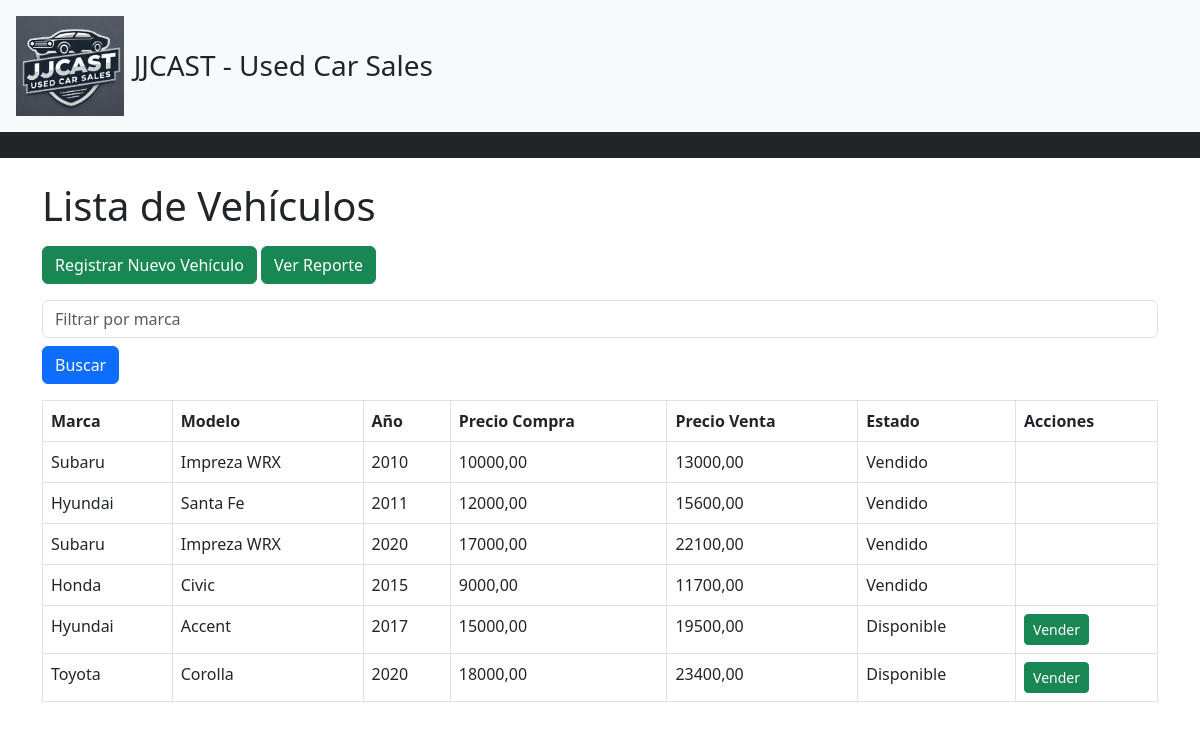
The page / on the database its author committed.
### inventario/models.py (models this page shows, shortened)
class Vehiculo(models.Model):
    ESTADO_CHOICES = [
        ('Disponible', 'Disponible'),
        ('Vendido', 'Vendido')
    ]
    marca = models.CharField(max_length=50)
    modelo = models.CharField(max_length=50)
    anio = models.IntegerField()
    precio_compra = models.DecimalField(max_digits=10, decimal_places=2)
    precio_venta = models.DecimalField(max_digits=10, decimal_places=2, blank=True, null=True)
    estado = models.CharField(max_length=20, choices=ESTADO_CHOICES, default='Disponible')

### inventario/views.py (the view)
# urls.py: path('', views.lista_vehiculos, name='lista_vehiculos'),
def lista_vehiculos(request):
    marca_filtro = request.GET.get('marca', '')
    vehiculos = Vehiculo.objects.all()
    if marca_filtro:
        vehiculos = vehiculos.filter(marca__icontains=marca_filtro)
    return render(request, 'inventario/lista_vehiculos.html', {'vehiculos': vehiculos})

### inventario/templates/inventario/lista_vehiculos.html (shortened to what this page needs)
{% extends 'inventario/base.html' %}
{% block content %}
<h1>Lista de Vehículos</h1>
    <a href="{% url 'registrar_vehiculo' %}" class="btn btn-success mb-3">Registrar Nuevo Vehículo</a>
    <a href="{% url 'reporte_ventas' %}" class="btn btn-success mb-3">Ver Reporte</a>
<form method="GET" class="mb-3">
    <input type="text" name="marca" placeholder="Filtrar por marca" class="form-control" value="{{ request.GET.marca }}">
    <button type="submit" class="btn btn-primary mt-2">Buscar</button>
</form>
<table class="table table-bordered">
    <thead>
        <tr>
            <th>Marca</th>
            <th>Modelo</th>
            <th>Año</th>
            <th>Precio Compra</th>
            <th>Precio Venta</th>
            <th>Estado</th>
            <th>Acciones</th>
        </tr>
    </thead>
    <tbody>
        {% for vehiculo in vehiculos %}
        <tr>
            <td>{{ vehiculo.marca }}</td>
            <td>{{ vehiculo.modelo }}</td>
            <td>{{ vehiculo.anio }}</td>
            <td>{{ vehiculo.precio_compra }}</td>
            <td>{{ vehiculo.precio_venta }}</td>
            <td>{{ vehiculo.estado }}</td>
            <td>
                {% if vehiculo.estado == 'Disponible' %}
                    <a href="{% url 'cambiar_estado' vehiculo.id %}" class="btn btn-success btn-sm">Vender</a>
                {% endif %}
            </td>
        </tr>
        {% endfor %}
    </tbody>
</table>
{% endblock %}

### inventario/templates/inventario/base.html (shortened to what this page needs)
<!DOCTYPE html>
<html lang="es">
<head>
    <link rel="stylesheet" href="https://cdn.jsdelivr.net/npm/bootstrap@5.3.0/dist/css/bootstrap.min.css">
</head>
<body>
    {% load static %}
    <header class="d-flex align-items-center p-3 bg-light">
        <img src="{% static 'inventario/img/Car Sales.png' %}" alt="JJCAST Used Car Sales" style="height: 100px; margin-right: 10px;">
        <h3 class="m-0">JJCAST - Used Car Sales</h3>
    </header>
    <nav class="navbar navbar-dark bg-dark">
        <div class="container">
        </div>
    </nav>
    <div class="container mt-4">
        {% block content %}{% endblock %}
    </div>
</body>
</html>

### rows shown on the page
Vehiculo: marca "Subaru", modelo "Impreza WRX", anio "2010", precio_compra "10000,00", precio_venta "13000,00", estado "Vendido"
Vehiculo: marca "Hyundai", modelo "Santa Fe", anio "2011", precio_compra "12000,00", precio_venta "15600,00", estado "Vendido"
Vehiculo: marca "Subaru", modelo "Impreza WRX", anio "2020", precio_compra "17000,00", precio_venta "22100,00", estado "Vendido"
Vehiculo: marca "Honda", modelo "Civic", anio "2015", precio_compra "9000,00", precio_venta "11700,00", estado "Vendido"
Vehiculo: marca "Hyundai", modelo "Accent", anio "2017", precio_compra "15000,00", precio_venta "19500,00", estado "Disponible", shows "Vender"
Vehiculo: marca "Toyota", modelo "Corolla", anio "2020", precio_compra "18000,00", precio_venta "23400,00", estado "Disponible", shows "Vender"
